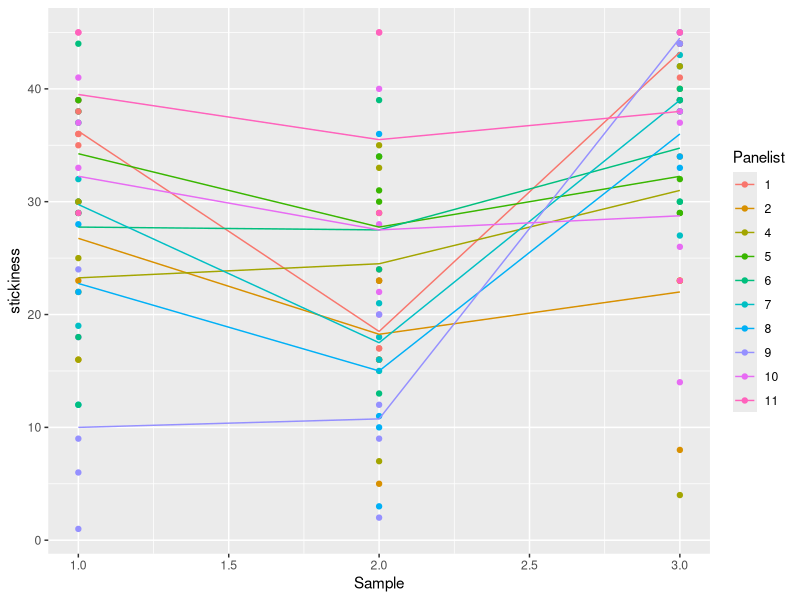
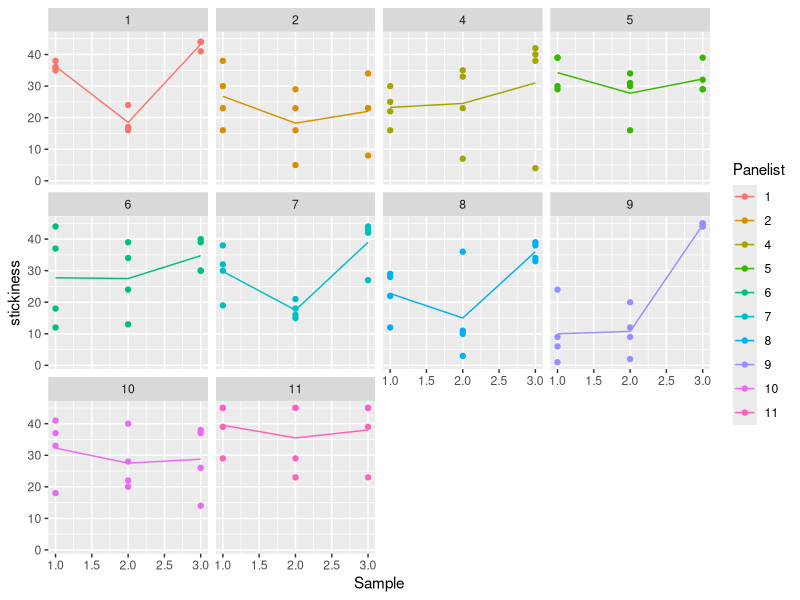

Write R code to recreate these figures, in order.
#Discussion 6 (2-way ANOVA with interaction) -----------------------------
library(readxl)
liquids <- read_excel("Week 6/liquids.xlsx")

#Setting our factors
str(liquids)
liquids$Session <- as.factor(liquids$Session)
liquids$Panelist <- as.factor(liquids$Panelist)
liquids$Sample <- as.factor(liquids$Sample)
liquids$gender <- as.factor(liquids$gender)
str(liquids)

#Changing a factor back to a numeric
liquids$stickiness <- as.factor(liquids$stickiness)
str(liquids)
liquids$stickiness <- as.numeric(liquids$stickiness)
str(liquids)




# Refresher - 1-way ANOVA
stickiness_1way <- aov(stickiness~Sample, liquids)
summary(stickiness_1way)




# 2-way ANOVA
stickiness_2way <- aov(stickiness~Sample+Panelist, liquids)
summary(stickiness_2way)




# 2-way ANOVA with 1-way interaction
stickiness_2way1way1 <- aov(stickiness~Sample*Panelist, liquids)
summary(stickiness_2way1way1)

stickiness_2way1way1 <- aov(stickiness~(Sample+Panelist)^2, liquids)
summary(stickiness_2way1way1)


#above shows two ways of running the same model

stickiness_2way1way2 <- aov(stickiness~Sample*Session,liquids)
summary(stickiness_2way1way2)

stickiness_2way1way3 <- aov(stickiness~Sample*gender,liquids)
summary(stickiness_2way1way3)





#Plotting our data to visualize interaction effects
library(ggplot2)
liquids$Sample <- as.numeric(liquids$Sample)

ggplot(data=liquids, mapping = aes(x=Sample, y=stickiness, group=Panelist, color=Panelist)) + geom_point()+stat_summary(aes(y = stickiness, group=Panelist, color=Panelist), fun=mean, geom="line")

#Separating Data by panelist using facet_wrap function
ggplot(data=liquids, mapping = aes(x=Sample, y=stickiness, group=Panelist, color=Panelist)) + geom_point()+stat_summary(aes(y = stickiness, group=Panelist, color=Panelist), fun=mean, geom="line") + facet_wrap(vars(Panelist))
